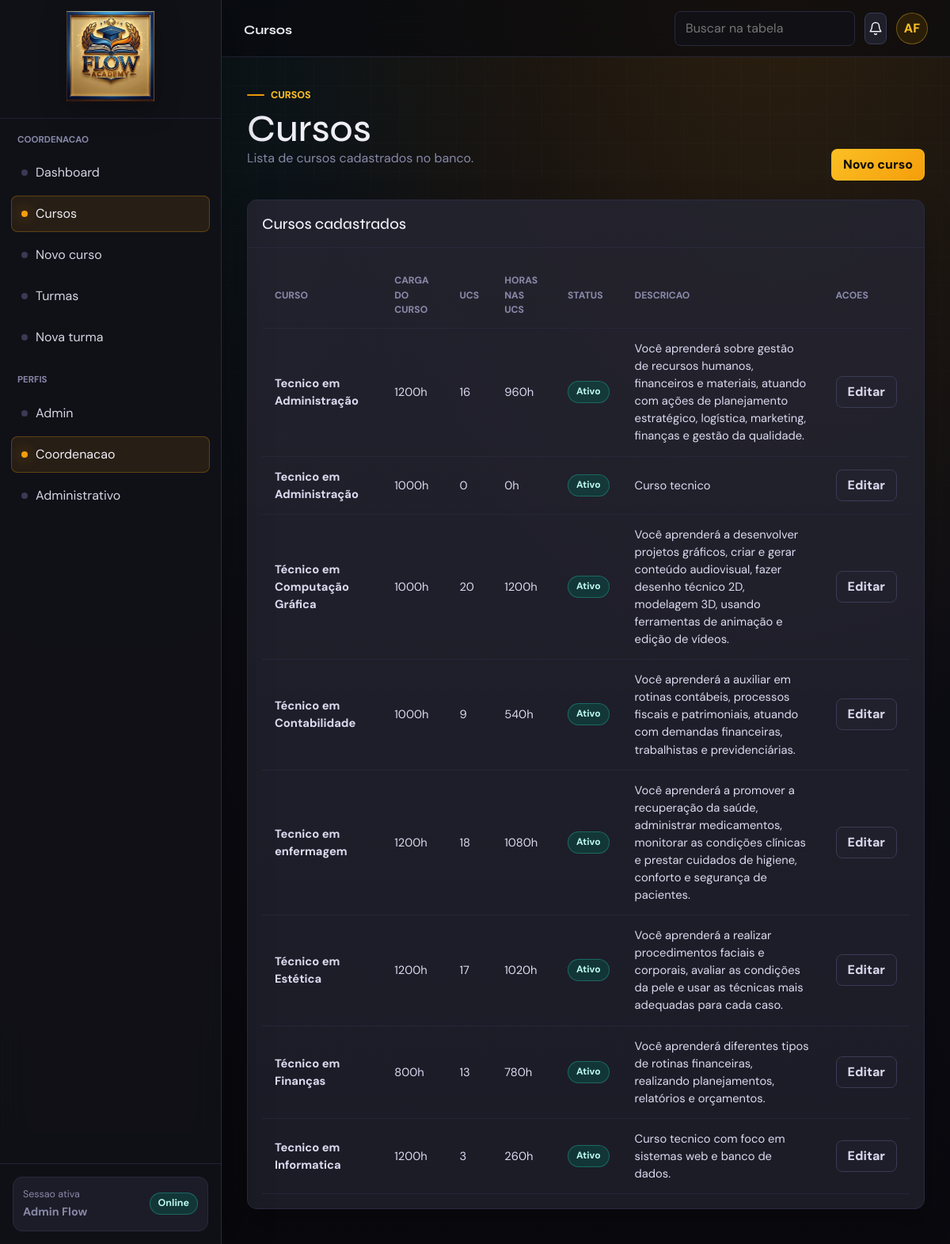
/Flow-academy_Php/Flow-academy/web-php/pages/coordenacao/cursos.php (signed in), run on the app's committed database.
### tables this page shows
CREATE TABLE `cursos` (
  `id_curso` int(11) NOT NULL AUTO_INCREMENT,
  `nome` varchar(120) NOT NULL,
  `descricao` text DEFAULT NULL,
  `carga_horaria` int(11) NOT NULL,
  `status` enum('ativo','inativo') DEFAULT 'ativo',
  PRIMARY KEY (`id_curso`)
);

### Flow-academy_Php/Flow-academy/web-php/includes/funcoes.php (called while the page is built, shortened)
<?php
require_once __DIR__ . '/../config/config.php';
function e($valor)
{
    return htmlspecialchars((string) ($valor ?? ''), ENT_QUOTES, 'UTF-8');
}
function buscarTodos($sql, array $parametros = [])
{
    global $pdo;
    $stmt = $pdo->prepare($sql);
    $stmt->execute($parametros);
    return $stmt->fetchAll();
}
function statusBadge($status)
{
    $status = strtolower((string) $status);
    if (in_array($status, ['ativo', 'ativa', 'regular', 'aprovado', 'pago'], true)) {
        return 'success';
    }
    return '';
}
function iniciais($nome)
{
    $partes = preg_split('/\s+/', trim((string) $nome));
    $primeira = $partes[0][0] ?? 'F';
    $segunda = $partes[1][0] ?? 'A';
    return strtoupper($primeira . $segunda);
}
function textoStatus($status)
{
    return ucwords(str_replace('_', ' ', (string) $status));
}

### Flow-academy_Php/Flow-academy/web-php/includes/auth.php (called while the page is built, shortened)
<?php
require_once __DIR__ . '/funcoes.php';
function normalizarPerfil($perfil)
{
    return $perfil === 'financeiro' ? 'administrativo' : (string) $perfil;
}
function usuarioLogado()
{
    $usuario = $_SESSION['usuario'] ?? null;
    if ($usuario !== null && isset($usuario['perfil'])) {
        $perfilNormalizado = normalizarPerfil($usuario['perfil']);
        $usuario['perfil'] = $perfilNormalizado;
    }
    return $usuario;
}
function paginaInicialPorPerfil($perfil)
{
    $perfil = normalizarPerfil($perfil);
    $paginas = [
        'aluno' => 'pages/aluno/dashboard.php',
        'professor' => 'pages/professor/dashboard.php',
        'coordenacao' => 'pages/coordenacao/dashboard.php',
        'administrativo' => 'pages/administrativo/dashboard.php',
        'admin' => 'pages/admin/dashboard.php',
    ];
    return $paginas[$perfil] ?? 'index.php';
}

### Flow-academy_Php/Flow-academy/web-php/pages/coordenacao/cursos.php (the view, shortened to what this page needs)
<?php
require_once __DIR__ . '/../../includes/layout.php';
$cursos = buscarTodos(
    'SELECT c.*, COUNT(d.id_disciplina) AS total_ucs,
            COALESCE(SUM(d.carga_horaria), 0) AS carga_ucs
     FROM cursos c
     LEFT JOIN disciplinas d ON d.id_curso = c.id_curso
     GROUP BY c.id_curso
     ORDER BY c.nome'
);
appInicio('Cursos', 'coordenacao', 'cursos', '../../');
pageHeading('Cursos', 'Cursos', 'Lista de cursos cadastrados no banco.', '<a class="btn primary" href="curso_form.php">Novo curso</a>');
?>
    <section class="panel">
      <div class="panel-header"><h2>Cursos cadastrados</h2></div>
      <div class="panel-body">
        <div class="table-wrap">
          <table id="tabela-principal">
            <thead><tr><th>Curso</th><th>Carga do curso</th><th>UCs</th><th>Horas nas UCs</th><th>Status</th><th>Descricao</th><th>Acoes</th></tr></thead>
            <tbody>
              <?php foreach ($cursos as $curso): ?>
                <tr>
                  <td><strong><?= e($curso['nome']) ?></strong></td>
                  <td><?= e($curso['carga_horaria']) ?>h</td>
                  <td><?= e($curso['total_ucs']) ?></td>
                  <td><?= e($curso['carga_ucs']) ?>h</td>
                  <td><?= badge($curso['status'], $curso['status']) ?></td>
                  <td><?= e($curso['descricao']) ?></td>
                  <td><a class="btn ghost" href="curso_form.php?id=<?= e($curso['id_curso']) ?>">Editar</a></td>
                </tr>
              <?php endforeach; ?>
            </tbody>
          </table>
        </div>
      </div>
    </section>
<?php appFim('../../'); ?>

### Flow-academy_Php/Flow-academy/web-php/includes/layout.php (shortened to what this page needs)
<?php
require_once __DIR__ . '/auth.php';
function areasVisiveisPorPerfil($perfil)
{
    $areas = [
        'aluno' => ['aluno'],
        'professor' => ['professor'],
        'coordenacao' => ['coordenacao'],
        'administrativo' => ['administrativo'],
        'admin' => ['admin', 'coordenacao', 'administrativo'],
    ];
    return $areas[$perfil] ?? [];
}
function appInicio($titulo, $area, $ativo, $prefixo = '../../')
{
    $usuario = usuarioLogado();
    $menus = menusDoSistema();
    $menuAtual = $menus[$area] ?? $menus['aluno'];
    $perfil = $usuario['perfil'] ?? 'visitante';
    $areasVisiveis = areasVisiveisPorPerfil($perfil);
    $mostrarPerfis = count($areasVisiveis) > 1;
    $dashboardUsuario = paginaInicialPorPerfil($perfil);
    $nome = $usuario['nome'] ?? 'Flow Academy';
    ?>
<!doctype html>
<html lang="pt-BR">
<head>
  <link href="<?= e($prefixo) ?>assets/vendor/bootstrap/css/bootstrap.min.css" rel="stylesheet">
  <link rel="stylesheet" href="<?= e($prefixo) ?>assets/css/main.css?v=20260622-2">
</head>
<body class="app-shell">
  <aside class="sidebar" aria-label="Navegacao principal">
    <div class="sidebar-header">
      <a class="brand" href="<?= e($prefixo . $dashboardUsuario) ?>">
        <img class="brand-logo" src="<?= e($prefixo) ?>assets/images/logo-flow-academy-gold.jpg" alt="Logo Flow Academy">
      </a>
    </div>
    <div class="sidebar-content">
      <nav class="nav-section">
        <p class="nav-title"><?= e($menuAtual['titulo']) ?></p>
        <ul class="nav-list">
          <?php foreach ($menuAtual['itens'] as $chave => $item): ?>
            <li>
              <a class="nav-link <?= $ativo === $chave ? 'active' : '' ?>" href="<?= e($prefixo . $item['href']) ?>">
                <span class="nav-dot"></span><?= e($item['texto']) ?>
              </a>
            </li>
          <?php endforeach; ?>
        </ul>
      </nav>
      <?php if ($mostrarPerfis): ?>
        <nav class="nav-section">
          <p class="nav-title">Perfis</p>
          <ul class="nav-list">
            <?php foreach ($areasVisiveis as $chaveArea): ?>
              <?php
                $menuPerfil = $menus[$chaveArea];
                $primeiroItem = array_values($menuPerfil['itens'])[0];
              ?>
              <li>
                <a class="nav-link <?= $area === $chaveArea ? 'active' : '' ?>" href="<?= e($prefixo . $primeiroItem['href']) ?>">
                  <span class="nav-dot"></span><?= e($menuPerfil['titulo']) ?>
                </a>
              </li>
            <?php endforeach; ?>
          </ul>
        </nav>
      <?php endif; ?>
    </div>
    <div class="sidebar-footer">
      <a class="role-pill" href="<?= e($prefixo) ?>logout.php">
        <span><span>Sessao ativa</span><strong><?= e($nome) ?></strong></span>
        <span class="badge success">Online</span>
      </a>
    </div>
  </aside>
  <div class="app-frame">
    <header class="topbar">
      <div class="topbar-left">
        <div class="top-path"><strong><?= e($titulo) ?></strong></div>
      </div>
      <div class="topbar-right">
        <input class="control top-search" type="search" placeholder="Buscar na tabela" data-table-filter="#tabela-principal">
        <button class="icon-btn" type="button" data-tooltip="Notificacoes" data-toast="Nenhuma notificacao nova." aria-label="Notificacoes">
          <svg class="icon" viewBox="0 0 24 24" aria-hidden="true">
            <path d="M18 8a6 6 0 0 0-12 0c0 7-3 7-3 9h18c0-2-3-2-3-9"></path>
            <path d="M13.73 21a2 2 0 0 1-3.46 0"></path>
          </svg>
        </button>
        <div class="dropdown">
          <button class="avatar" type="button" data-bs-toggle="dropdown" aria-expanded="false" aria-label="Menu do usuario"><?= e(iniciais($nome)) ?></button>
        </div>
      </div>
    </header>
    <main class="main-content">
    <?php
}
function pageHeading($eyebrow, $titulo, $texto, $acoes = '')
{
    ?>
      <section class="page-heading">
        <div>
          <span class="eyebrow"><?= e($eyebrow) ?></span>
          <h1><?= e($titulo) ?></h1>
          <p><?= e($texto) ?></p>
        </div>
        <?php if ($acoes !== ''): ?>
          <div class="actions"><?= $acoes ?></div>
        <?php endif; ?>
      </section>
    <?php
}
    ?>
    <?php
function badge($texto, $status)
{
    return '<span class="badge ' . e(statusBadge($status)) . '">' . e(textoStatus($texto)) . '</span>';
}
function appFim($prefixo = '../../')
{
    ?>
    </main>
  </div>
</body>
</html>
    <?php
}

### data on the page
cursos: nome "Tecnico em Administração", carga_horaria "1200", total_ucs "16", carga_ucs "960", status "Ativo", descricao "Você aprenderá sobre gestão de recursos humanos, financeiros e materiais, atuando com ações de planejamento estratégico, logística, marketing, finanças e gestão da qualidade."
cursos: nome "Tecnico em Administração", carga_horaria "1000", total_ucs "0", carga_ucs "0", status "Ativo", descricao "Curso tecnico"
cursos: nome "Técnico em Computação Gráfica", carga_horaria "1000", total_ucs "20", carga_ucs "1200", status "Ativo", descricao "Você aprenderá a desenvolver projetos gráficos, criar e gerar conteúdo audiovisual, fazer desenho técnico 2D, modelagem 3D, usando ferramentas de animação e edição de vídeos."
cursos: nome "Técnico em Contabilidade", carga_horaria "1000", total_ucs "9", carga_ucs "540", status "Ativo", descricao "Você aprenderá a auxiliar em rotinas contábeis, processos fiscais e patrimoniais, atuando com demandas financeiras, trabalhistas e previdenciárias."
cursos: nome "Tecnico em enfermagem", carga_horaria "1200", total_ucs "18", carga_ucs "1080", status "Ativo", descricao "Você aprenderá a promover a recuperação da saúde, administrar medicamentos, monitorar as condições clínicas e prestar cuidados de higiene, conforto e segurança de pacientes."
cursos: nome "Técnico em Estética", carga_horaria "1200", total_ucs "17", carga_ucs "1020", status "Ativo", descricao "Você aprenderá a realizar procedimentos faciais e corporais, avaliar as condições da pele e usar as técnicas mais adequadas para cada caso."
cursos: nome "Técnico em Finanças", carga_horaria "800", total_ucs "13", carga_ucs "780", status "Ativo", descricao "Você aprenderá diferentes tipos de rotinas financeiras, realizando planejamentos, relatórios e orçamentos."
cursos: nome "Tecnico em Informatica", carga_horaria "1200", total_ucs "3", carga_ucs "260", status "Ativo", descricao "Curso tecnico com foco em sistemas web e banco de dados."

### other printed values
$menuAtual['titulo'] "COORDENACAO"
$item['texto'] "Dashboard"
$item['texto'] "Cursos"
$item['texto'] "Novo curso"
$item['texto'] "Turmas"
$item['texto'] "Nova turma"
$menuPerfil['titulo'] "Admin"
$menuPerfil['titulo'] "Coordenacao"
$menuPerfil['titulo'] "Administrativo"
$nome "Admin Flow"
$titulo "Cursos"
iniciais($nome) "AF"
$eyebrow "CURSOS"
$texto "Lista de cursos cadastrados no banco."
$acoes "Novo curso"
